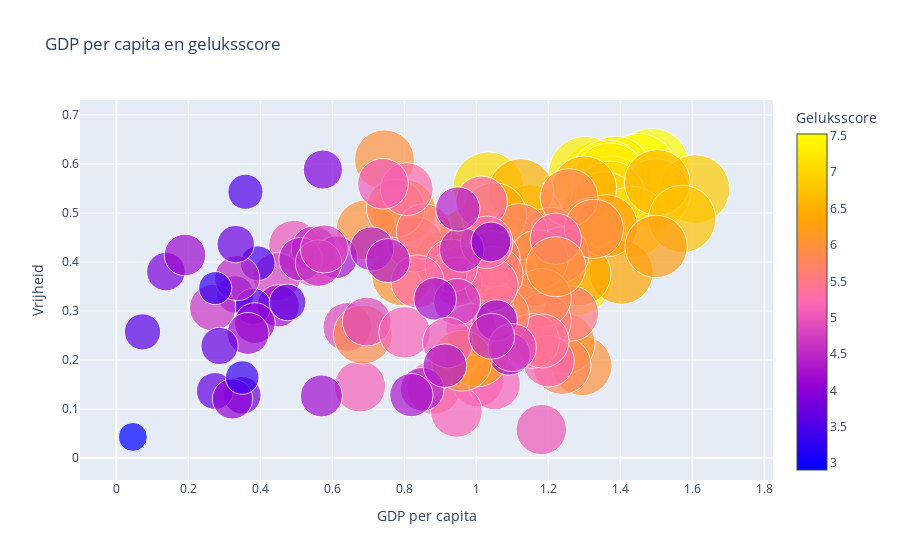

Notebook cell for this chart:
### Markdown cell above
Grafiek 2: De gele punten in het rechterbovenkwadrant, die hogere geluksscores vertegenwoordigen, suggereren dat landen met hogere niveaus van overheidsvertrouwen en vrijheid over het algemeen gelukkiger zijn. Deze landen worden gekenmerkt als "blij". Daarentegen duiden de donkere punten in het linkeronderkwadrant, met lagere geluksscores, op lagere niveaus van overheidsvertrouwen en vrijheid, en worden ze beschouwd als "niet blij". Het ontbreken van vrijheid kan leiden tot een gevoel van ontevredenheid en kan het vertrouwen in de overheid ondermijnen, wat op zijn beurt het algemene geluksniveau kan beïnvloeden.

### Code cell
import pandas as pd
import plotly.graph_objects as go

# Lees het CSV-bestand met gegevens over landen
df = pd.read_csv(r"C:\Users\tatum\Downloads\merged_df_happy_2019.csv")

# Creëer de grafiek met behulp van Plotly
fig = go.Figure(data=go.Scatter(
    x=df['GDP per capita'],
    y=df['freedom'],
    mode='markers',
    text=df['Country'],
    marker=dict(
        size=df['happiness_score']*10,
        color=df['happiness_score'],
        colorscale=[[0, '#0000ff'], [0.25, '#9400d3'], [0.5, '#ff69b4'], [0.75, '#ffa500'], [1, '#ffff00']],
        showscale=True,
        colorbar=dict(
            title='Geluksscore'
        )
    )
))

# Pas de opmaak van de grafiek aan
fig.update_layout(
    title='GDP per capita en geluksscore',
    xaxis=dict(
        title='GDP per capita'
    ),
    yaxis=dict(
        title='Vrijheid'
    )
)

# Toon de interactieve grafiek
fig.show()

### Figure 1 — Plotly figure (JSON) as saved in the notebook; plotly's stock layout.template omitted (floating-point values rounded to 4 significant figures; data arrays with more than 128 entries replaced by an {"elided": "..."} marker saying what was removed)
{"data": [{"marker": {"color": {"elided": "132 float values"}, "colorbar": {"title": {"text": "Geluksscore"}}, "colorscale": [[0, "#0000ff"], [0.25, "#9400d3"], [0.5, "#ff69b4"], [0.75, "#ffa500"], [1, "#ffff00"]], "showscale": true, "size": {"elided": "132 float values"}}, "mode": "markers", "text": {"elided": "132 str values"}, "type": "scatter", "x": {"elided": "132 float values"}, "y": {"elided": "132 float values"}}], "layout": {"title": {"text": "GDP per capita en geluksscore"}, "xaxis": {"title": {"text": "GDP per capita"}}, "yaxis": {"title": {"text": "Vrijheid"}}}}
